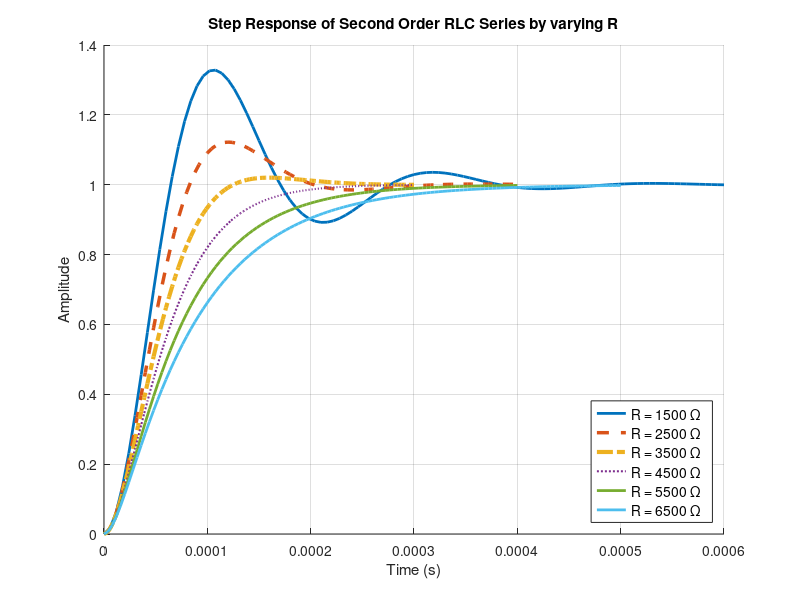

This figure's MATLAB source:
clc,clear vars
%this is for differentiating each plots with individual markers and width
line_styles = {'-', '--', '-.', ':', '-'};
line_widths = [2, 2.5, 3, 1.5, 2];

l=100^-3;
c=10.13^-9;
n=10^4*pi;

%for legend
legend_entries = {};

figure;
hold on;
r_values = 1500:1000:6500; 

for i=1:length(r_values) %same as for r=1500:1000:6500
    r=r_values(i);

    zeta=((r/2)*(c/l)^1/2);
    d=[1 2*zeta*n n^2];
    sys=tf(n^2,d);
    [y, t] = step(sys); 
    
    %Miscallenous->for setting individual width and styles
     plot(t, y, ...
         'LineStyle', line_styles{mod(i-1, length(line_styles)) + 1}, ...
         'LineWidth', line_widths(mod(i-1, length(line_widths)) + 1));

    legend_entries{end+1} = ['R = ', num2str(r), ' \Omega'];
    
   

end
legend(legend_entries, 'Location', 'southeast', 'FontSize', 10, 'Box', 'on');
xlabel('Time (s)');
ylabel('Amplitude');
title('Step Response of Second Order RLC Series by varying R');
grid on;
hold off;